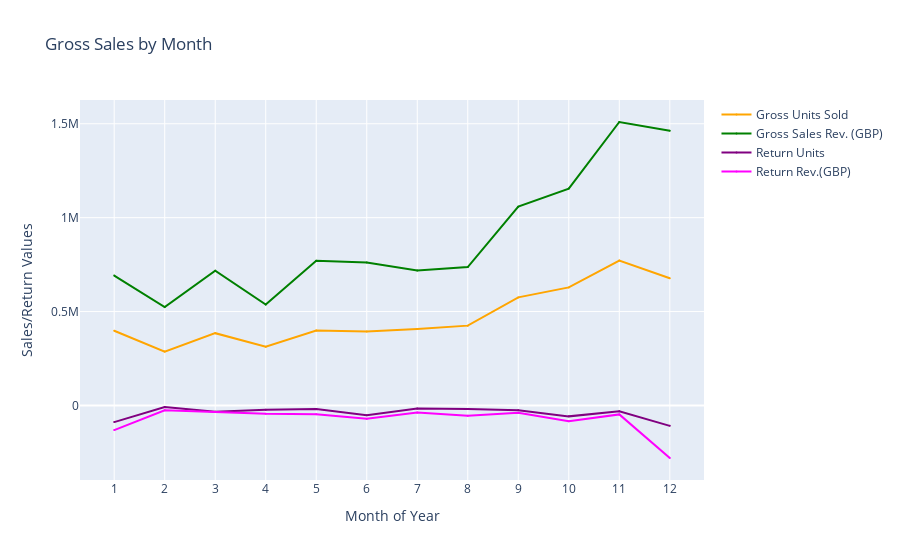

Source (notebook cell):
### Code cell
fig2 = go.Figure([
    go.Scatter(name='Gross Units Sold',
        x=ttl_mo_gross['Month'],
        y=ttl_mo_gross['Quantity'],
        mode='markers+lines',
        marker=dict(color='orange', size=2),
        showlegend=True),
    
    go.Scatter(name='Gross Sales Rev. (GBP)',
        x=ttl_mo_gross['Month'],
        y=ttl_mo_gross['Sales_(GBP)'],
        mode='markers+lines',
        marker=dict(color='green', size=2),
        showlegend=True),
    
    go.Scatter(name='Return Units',
        x=ttl_mo_ret['Month'],
        y=ttl_mo_ret['Quantity'],
        mode='markers+lines',
        marker=dict(color='purple', size=2),
        showlegend=True),

    go.Scatter(name='Return Rev.(GBP)',
        x=ttl_mo_ret['Month'],
        y=ttl_mo_ret['Sales_(GBP)'],
        mode='markers+lines',
        marker=dict(color='magenta', size=2),
        showlegend=True)
])
fig2.update_layout(
    yaxis_title='Sales/Return Values',
    xaxis_title='Month of Year',
    title='Gross Sales by Month',
    hovermode="x")
fig2.update_xaxes(tickmode='linear')
fig2.show()

### Figure 1 — Plotly figure (JSON) as saved in the notebook; plotly's stock layout.template omitted (floating-point values rounded to 4 significant figures)
{"data": [{"marker": {"color": "orange", "size": 2}, "mode": "markers+lines", "name": "Gross Units Sold", "showlegend": true, "type": "scatter", "x": [1, 2, 3, 4, 5, 6, 7, 8, 9, 10, 11, 12], "y": [397716, 286695, 384950, 312176, 399425, 394337, 407539, 425016, 575416, 628745, 771598, 677368]}, {"marker": {"color": "green", "size": 2}, "mode": "markers+lines", "name": "Gross Sales Rev. (GBP)", "showlegend": true, "type": "scatter", "x": [1, 2, 3, 4, 5, 6, 7, 8, 9, 10, 11, 12], "y": [691400.0, 523600.0, 717600.0, 537800.0, 770500.0, 761700.0, 719200.0, 737000.0, 1059000.0, 1155000.0, 1509000.0, 1463000.0]}, {"marker": {"color": "purple", "size": 2}, "mode": "markers+lines", "name": "Return Units", "showlegend": true, "type": "scatter", "x": [1, 2, 3, 4, 5, 6, 7, 8, 9, 10, 11, 12], "y": [-88750, -8706, -33078, -23078, -19034, -52714, -16423, -18817, -25599, -58213, -31312, -108807]}, {"marker": {"color": "magenta", "size": 2}, "mode": "markers+lines", "name": "Return Rev.(GBP)", "showlegend": true, "type": "scatter", "x": [1, 2, 3, 4, 5, 6, 7, 8, 9, 10, 11, 12], "y": [-131400.0, -25570.0, -34370.0, -44600.0, -47200.0, -70620.0, -37920.0, -54330.0, -38900.0, -84270.0, -47740.0, -279900.0]}], "layout": {"hovermode": "x", "title": {"text": "Gross Sales by Month"}, "xaxis": {"tickmode": "linear", "title": {"text": "Month of Year"}}, "yaxis": {"title": {"text": "Sales/Return Values"}}}}
